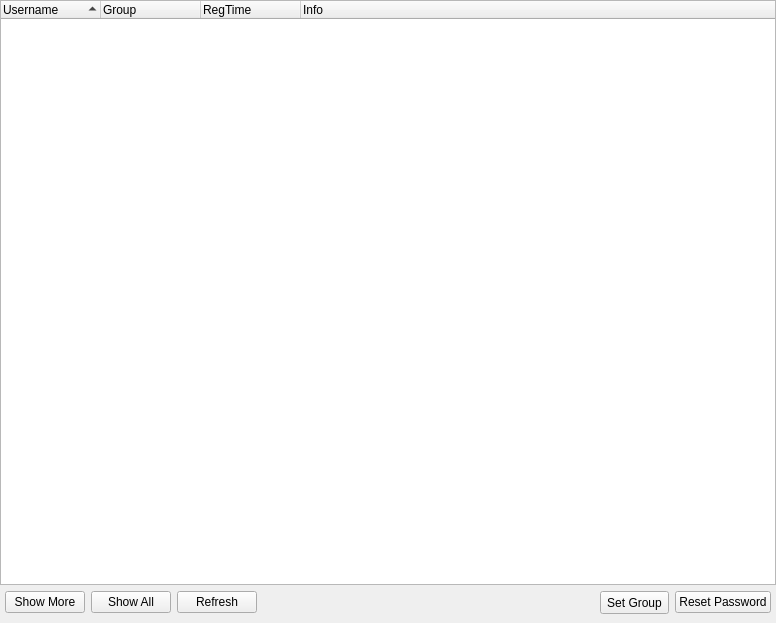
<?xml version="1.0" encoding="UTF-8"?>
<ui version="4.0">
 <class>ManageUserWidget</class>
 <widget class="QWidget" name="ManageUserWidget">
  <property name="geometry">
   <rect>
    <x>0</x>
    <y>0</y>
    <width>776</width>
    <height>623</height>
   </rect>
  </property>
  <layout class="QVBoxLayout" name="verticalLayout">
   <property name="leftMargin">
    <number>0</number>
   </property>
   <property name="topMargin">
    <number>0</number>
   </property>
   <property name="rightMargin">
    <number>0</number>
   </property>
   <property name="bottomMargin">
    <number>9</number>
   </property>
   <item>
    <widget class="QTreeWidget" name="userList">
     <property name="selectionMode">
      <enum>QAbstractItemView::ExtendedSelection</enum>
     </property>
     <property name="indentation">
      <number>0</number>
     </property>
     <property name="uniformRowHeights">
      <bool>true</bool>
     </property>
     <property name="itemsExpandable">
      <bool>false</bool>
     </property>
     <property name="sortingEnabled">
      <bool>true</bool>
     </property>
     <attribute name="headerShowSortIndicator" stdset="0">
      <bool>true</bool>
     </attribute>
     <column>
      <property name="text">
       <string>Username</string>
      </property>
     </column>
     <column>
      <property name="text">
       <string>Group</string>
      </property>
     </column>
     <column>
      <property name="text">
       <string>RegTime</string>
      </property>
     </column>
     <column>
      <property name="text">
       <string>Info</string>
      </property>
     </column>
    </widget>
   </item>
   <item>
    <layout class="QHBoxLayout" name="horizontalLayout_4">
     <property name="leftMargin">
      <number>5</number>
     </property>
     <property name="rightMargin">
      <number>5</number>
     </property>
     <item>
      <widget class="QPushButton" name="showMoreButton">
       <property name="text">
        <string>Show More</string>
       </property>
      </widget>
     </item>
     <item>
      <widget class="QPushButton" name="showAllButton">
       <property name="text">
        <string>Show All</string>
       </property>
      </widget>
     </item>
     <item>
      <widget class="QPushButton" name="refreshButton">
       <property name="text">
        <string>Refresh</string>
       </property>
      </widget>
     </item>
     <item>
      <spacer name="horizontalSpacer_3">
       <property name="orientation">
        <enum>Qt::Horizontal</enum>
       </property>
       <property name="sizeHint" stdset="0">
        <size>
         <width>40</width>
         <height>20</height>
        </size>
       </property>
      </spacer>
     </item>
     <item>
      <widget class="QToolButton" name="setGroupButton">
       <property name="minimumSize">
        <size>
         <width>0</width>
         <height>23</height>
        </size>
       </property>
       <property name="text">
        <string>Set Group</string>
       </property>
       <property name="popupMode">
        <enum>QToolButton::InstantPopup</enum>
       </property>
       <property name="toolButtonStyle">
        <enum>Qt::ToolButtonTextOnly</enum>
       </property>
      </widget>
     </item>
     <item>
      <widget class="QPushButton" name="resetPasswordButton">
       <property name="text">
        <string>Reset Password</string>
       </property>
      </widget>
     </item>
    </layout>
   </item>
  </layout>
 </widget>
 <tabstops>
  <tabstop>userList</tabstop>
  <tabstop>showMoreButton</tabstop>
  <tabstop>showAllButton</tabstop>
  <tabstop>refreshButton</tabstop>
  <tabstop>setGroupButton</tabstop>
  <tabstop>resetPasswordButton</tabstop>
 </tabstops>
 <resources/>
 <connections/>
</ui>
